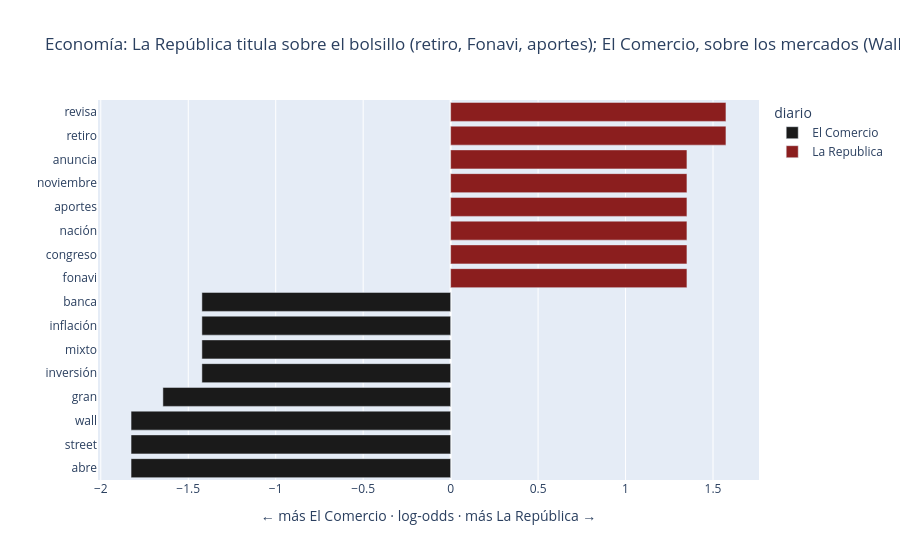

Source (notebook cell):
### Code cell
g = palabras[palabras.etiqueta == "economia"].sort_values("log_odds")
fig = px.bar(g, x="log_odds", y="palabra", color="diario", orientation="h",
             color_discrete_map={"La Republica": "#8B1E1E", "El Comercio": "#1A1A1A"},
             title="Economía: La República titula sobre el bolsillo (retiro, Fonavi, aportes); El Comercio, sobre los mercados (Wall Street, inversión, banca)",
             labels={"log_odds": "← más El Comercio · log-odds · más La República →", "palabra": ""})
fig.show()

### Figure 1 — Plotly figure (JSON) as saved in the notebook; plotly's stock layout.template omitted (floating-point values rounded to 4 significant figures)
{"data": [{"hovertemplate": "diario=El Comercio<br>← más El Comercio · log-odds · más La República →=%{x}<br>=%{y}<extra></extra>", "legendgroup": "El Comercio", "marker": {"color": "#1A1A1A", "pattern": {"shape": ""}}, "name": "El Comercio", "orientation": "h", "showlegend": true, "textposition": "auto", "type": "bar", "x": [-1.827, -1.827, -1.827, -1.645, -1.422, -1.422, -1.422, -1.422], "xaxis": "x", "y": ["abre", "street", "wall", "gran", "inversión", "mixto", "inflación", "banca"], "yaxis": "y"}, {"hovertemplate": "diario=La Republica<br>← más El Comercio · log-odds · más La República →=%{x}<br>=%{y}<extra></extra>", "legendgroup": "La Republica", "marker": {"color": "#8B1E1E", "pattern": {"shape": ""}}, "name": "La Republica", "orientation": "h", "showlegend": true, "textposition": "auto", "type": "bar", "x": [1.351, 1.351, 1.351, 1.351, 1.351, 1.351, 1.574, 1.574], "xaxis": "x", "y": ["fonavi", "congreso", "nación", "aportes", "noviembre", "anuncia", "retiro", "revisa"], "yaxis": "y"}], "layout": {"barmode": "relative", "legend": {"title": {"text": "diario"}, "tracegroupgap": 0}, "title": {"text": "Economía: La República titula sobre el bolsillo (retiro, Fonavi, aportes); El Comercio, sobre los mercados (Wall Street, inversión, banca)"}, "xaxis": {"anchor": "y", "domain": [0.0, 1.0], "title": {"text": "← más El Comercio · log-odds · más La República →"}}, "yaxis": {"anchor": "x", "domain": [0.0, 1.0], "title": {"text": ""}}}}
